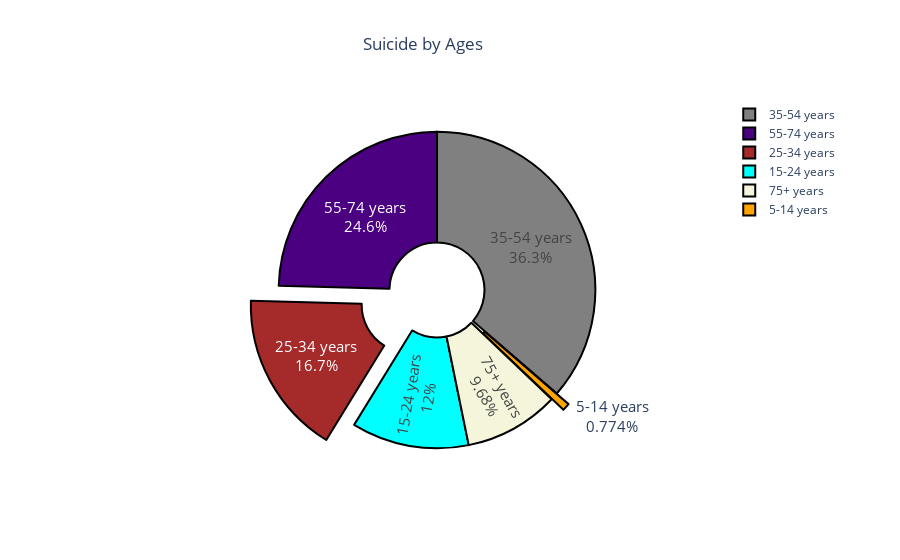

Notebook code cell kept with this figure:
### Markdown cell above
## Create a Pie chart of Age Group

### Code cell
colors = ( "orange", "cyan", "brown",
          "grey", "indigo", "beige")
ageList = ['5-14 years', '15-24 years', '25-34 years', '35-54 years', '55-74 years','75+ years']           
suicidesNoAge = []
for i in ageList:
    total = sum(suicide_df.suicides_no[suicide_df.age == i])
    suicidesNoAge.append(total) 
data2 = [go.Pie(values = suicidesNoAge,labels = ageList,hole = .3)]
layout = go.Layout( title = go.layout.Title(text="Suicide by Ages",x=0.47))
fig = go.Figure(data = data2, layout = layout)
fig.update_traces(hoverinfo='label+percent', textfont_size=15
                ,
                  textinfo='label+percent', pull=[0.1, 0, 0.2, 0, 0, 0],
                  marker=dict(colors=colors, line=dict(color='black', width=2)))
iplot(fig)

### Figure 1 — Plotly figure (JSON) as saved in the notebook; plotly's stock layout.template omitted (floating-point values rounded to 4 significant figures)
{"data": [{"hole": 0.3, "hoverinfo": "label+percent", "labels": ["5-14 years", "15-24 years", "25-34 years", "35-54 years", "55-74 years", "75+ years"], "marker": {"colors": ["orange", "cyan", "brown", "grey", "indigo", "beige"], "line": {"color": "black", "width": 2}}, "pull": [0.1, 0, 0.2, 0, 0, 0], "textfont": {"size": 15}, "textinfo": "label+percent", "type": "pie", "values": [52264, 808542, 1123912, 2452141, 1658443, 653118]}], "layout": {"title": {"text": "Suicide by Ages", "x": 0.47}}}
